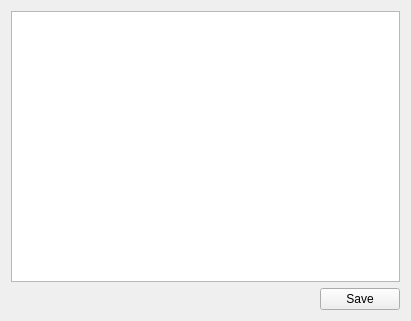
<?xml version="1.0" encoding="UTF-8"?>
<ui version="4.0">
 <class>NotecardInputDialog</class>
 <widget class="QDialog" name="NotecardInputDialog">
  <property name="geometry">
   <rect>
    <x>0</x>
    <y>0</y>
    <width>411</width>
    <height>321</height>
   </rect>
  </property>
  <property name="focusPolicy">
   <enum>Qt::NoFocus</enum>
  </property>
  <property name="windowTitle">
   <string>Dialog</string>
  </property>
  <layout class="QVBoxLayout" name="verticalLayout">
   <item>
    <widget class="QTextEdit" name="textEdit">
     <property name="font">
      <font>
       <pointsize>14</pointsize>
      </font>
     </property>
     <property name="focusPolicy">
      <enum>Qt::StrongFocus</enum>
     </property>
     <property name="tabChangesFocus">
      <bool>false</bool>
     </property>
    </widget>
   </item>
   <item>
    <layout class="QHBoxLayout" name="horizontalLayout">
     <item>
      <spacer name="horizontalSpacer">
       <property name="orientation">
        <enum>Qt::Horizontal</enum>
       </property>
       <property name="sizeHint" stdset="0">
        <size>
         <width>40</width>
         <height>20</height>
        </size>
       </property>
      </spacer>
     </item>
     <item>
      <widget class="QPushButton" name="pushButton">
       <property name="sizePolicy">
        <sizepolicy hsizetype="Maximum" vsizetype="Fixed">
         <horstretch>0</horstretch>
         <verstretch>0</verstretch>
        </sizepolicy>
       </property>
       <property name="focusPolicy">
        <enum>Qt::NoFocus</enum>
       </property>
       <property name="text">
        <string>Save</string>
       </property>
      </widget>
     </item>
    </layout>
   </item>
  </layout>
 </widget>
 <tabstops>
  <tabstop>textEdit</tabstop>
 </tabstops>
 <resources/>
 <connections/>
</ui>
